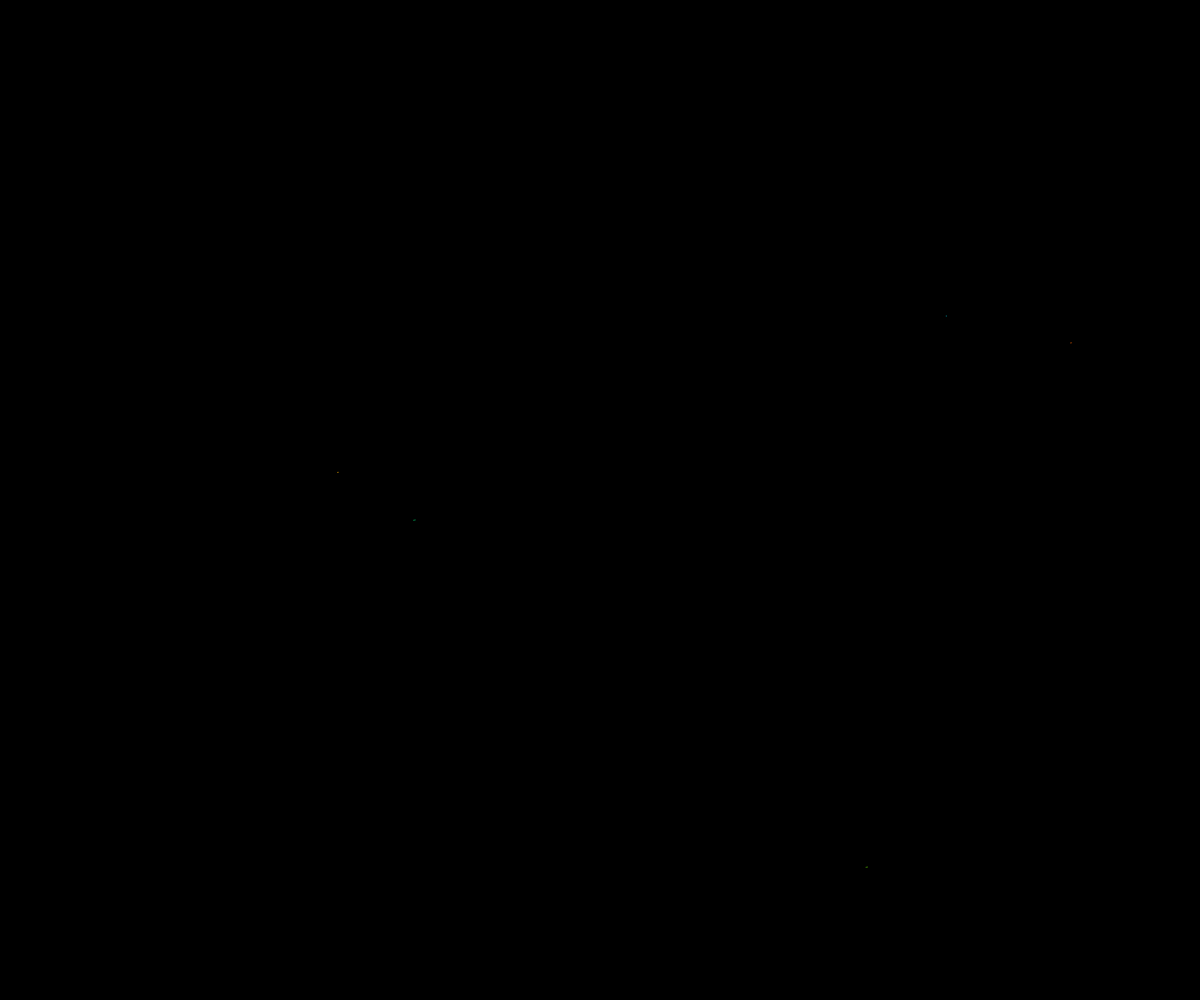
Frame 1 (no input)
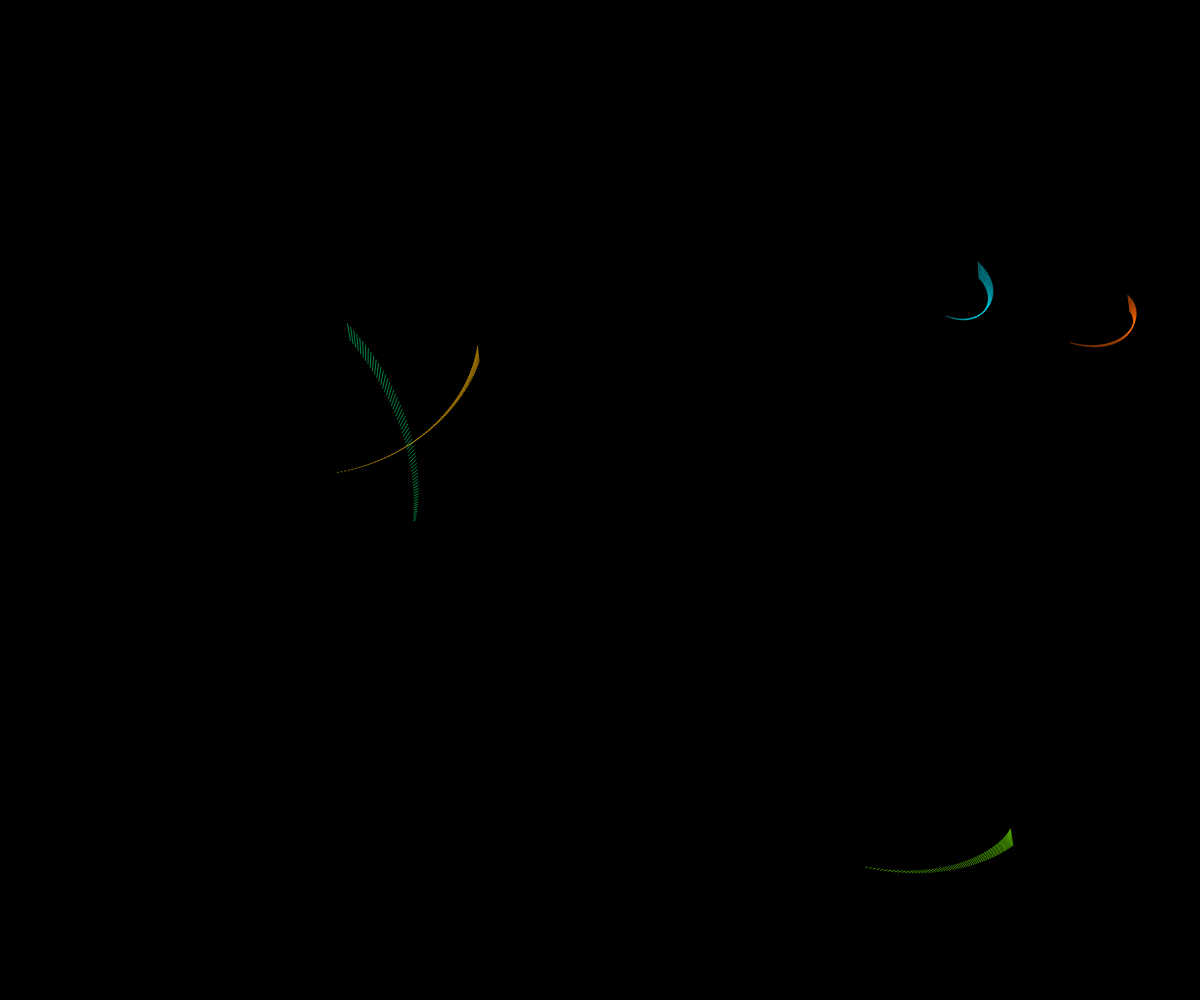
Frame 60 (no input)
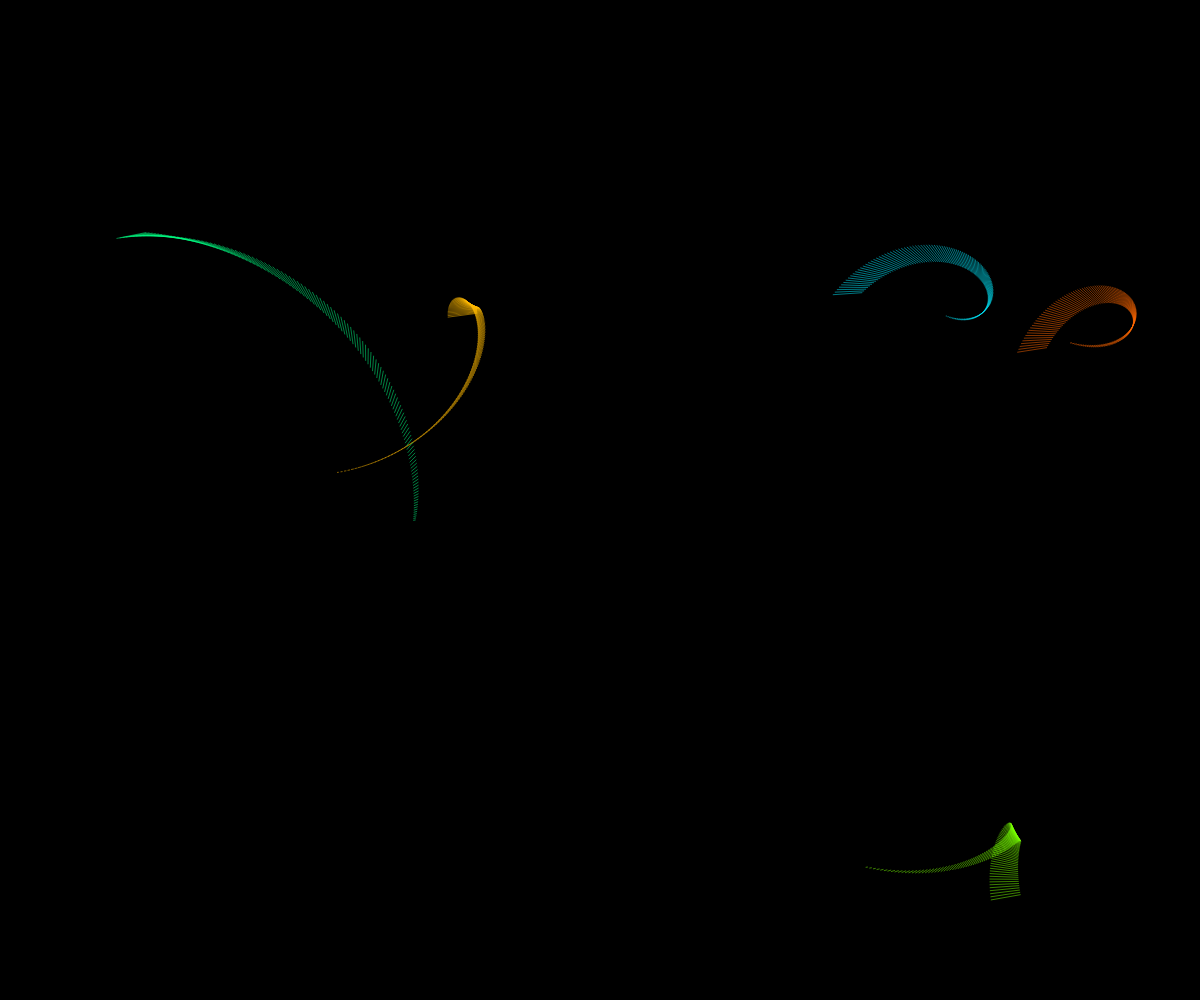
Frame 120 (the mouse pressed at the canvas centre since frame 60)

The p5.js sketch that drew these frames (run headless with seeded random() and noise() and a simulated clock; from frame 60 on, the mouse is pressed at the canvas centre):

// p5.js sketch
// ── sketch.js
var seeder;
/* The seeder variable allows you to recreate the random numbers if you want to */
var myLiners = [];
var num = 5;
var maxSpeed = 2;
function setup() {
  createCanvas(windowWidth, windowHeight);
  background(0);
  colorMode(HSB,100);
  seeder = random(100000);
  randomSeed(seeder);
  console.log(seeder);
  for( var i = 0; i < num; i ++){
    myLiners[i] = new liner();
  }
}

function draw() {
  noStroke();
  fill(0,0,0,1);
  //rect(0,0,width,height);
  rect
  for( var i = 0; i < num; i ++){
    myLiners[i].update();
  }
}

function liner(){
  this.x = random(50,width - 50);
  this.y = random(50,height - 50);
  this.vx = random(-maxSpeed, maxSpeed);
  this.vy = random(-maxSpeed, maxSpeed);
  this.color = random(100);
  /* the starting point variable changes the point in th ecircle where the different lines begin, because without it, it looked too synchronous */
  this.startingPoint = random(6)
  this.update = function(){
  //background(0);
  //ellipse(x,y,20,20);
  
  var dx = this.x + sin((frameCount + this.startingPoint)/30)* 50;
  var dy = this.y + cos((frameCount + this.startingPoint)/30)* 50;
  //ellipse(dx,dy, 10,10);
  var ex = dx + sin((frameCount + this.startingPoint)/50)* 20;  
  var ey = dy + cos((frameCount + this.startingPoint)/50)* 20;
  var fx = dx + sin((frameCount + this.startingPoint)/30)* 20;
  var fy = dy + cos((frameCount + this.startingPoint)/30)* 20;
  //ellipse(ex,ey, 10,10);
  stroke(this.color,100,100,50);
  line(ex,ey,fx,fy);
  this.x += this.vx;
  this.y += this.vy;
  if( this.x >= width - 50 || this.x <= 50){ this.vx = - this.vx }
  if( this.y >= height -50 || this.y <= 50){ this.vy = -this.vy }    
  }
}
